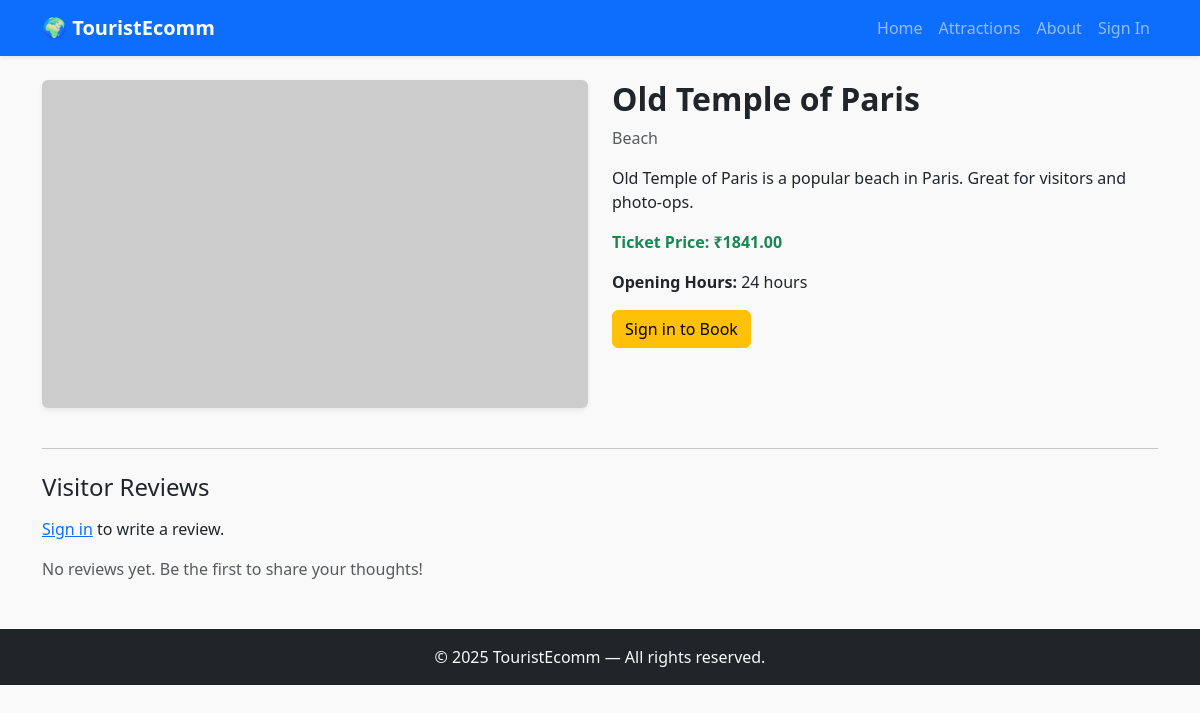
The app's page /attractions/old-temple-of-paris-54/ with its own data.
### store/models.py (models this page shows)
class Attraction(models.Model):
    name = models.CharField(max_length=200)
    slug = models.SlugField(max_length=240, unique=True)
    region = models.ForeignKey(Region, on_delete=models.SET_NULL, null=True, blank=True)
    category = models.CharField(max_length=100, blank=True)
    description = models.TextField(blank=True)
    ticket_price = models.DecimalField(max_digits=8, decimal_places=2, default=0.00)
    image_url = models.URLField(blank=True)
    latitude = models.DecimalField(max_digits=9, decimal_places=6, null=True, blank=True)
    longitude = models.DecimalField(max_digits=9, decimal_places=6, null=True, blank=True)
    opening_hours = models.CharField(max_length=200, blank=True)
    available = models.BooleanField(default=True)
    created_at = models.DateTimeField(auto_now_add=True)

### store/views.py (the view)
# urls.py: path('attractions/<slug:slug>/', views.attraction_detail, name='attraction_detail'),
def attraction_detail(request, slug):
    attraction = Attraction.objects.get(slug=slug)
    reviews = Review.objects.filter(attraction=attraction)
    if request.method == 'POST' and request.user.is_authenticated:
        content = request.POST.get('review')
        Review.objects.create(user=request.user, attraction=attraction, content=content)
        messages.success(request, "Review added successfully!")
        return redirect('attraction_detail', slug=slug)
    return render(request, 'store/attraction_detail.html', {'attraction': attraction, 'reviews': reviews})

### store/templates/store/attraction_detail.html (shortened to what this page needs)
{% extends 'store/base.html' %}  {% block content %}
<div class="row mb-4">
  <div class="col-md-6">
    <img
      src="{{ attraction.image_url }}"
      class="img-fluid rounded shadow-sm mb-3"
      alt="{{ attraction.name }}"
    />
  </div>
  <div class="col-md-6">
    <h2 class="fw-bold">{{ attraction.name }}</h2>
    <p class="text-muted">{{ attraction.category }}</p>
    <p>{{ attraction.description }}</p>
    <p class="fw-bold text-success">
      Ticket Price: ₹{{ attraction.ticket_price }}
    </p>
    <p><strong>Opening Hours:</strong> {{ attraction.opening_hours }}</p>
    {% if user.is_authenticated %}
    <a
      href="{% url 'book_attractions' attraction.slug %}"
      class="btn btn-success"
      >Book Now</a
    >
    {% else %}
    <a
      href="{% url 'signin' %}?next={% url 'book_attractions' attraction.slug %}"
      class="btn btn-warning"
      >Sign in to Book</a
    >
    {% endif %}
  </div>
</div>
<hr />
<div class="mt-4">
  <h4 class="mb-3">Visitor Reviews</h4>
  {% if user.is_authenticated %}
  <form method="post" class="mb-4">
    {% csrf_token %}
    <div class="mb-3">
      <textarea
        name="review"
        rows="3"
        class="form-control"
        placeholder="Share your experience..."
        required
      ></textarea>
    </div>
    <button class="btn btn-primary">Submit Review</button>
  </form>
  {% else %}
  <p><a href="{% url 'signin' %}">Sign in</a> to write a review.</p>
  {% endif %} {% for r in reviews %}
  <div class="card mb-3 shadow-sm">
    <div class="card-body">
      <h6 class="card-title mb-1 text-primary">{{ r.user.username }}</h6>
      <p class="card-text">{{ r.content }}</p>
      <p class="text-muted mb-0">
        <small>Posted on {{ r.created_at|date:"M d, Y H:i" }}</small>
      </p>
    </div>
  </div>
  {% empty %}
  <p class="text-muted">No reviews yet. Be the first to share your thoughts!</p>
  {% endfor %}
</div>
{% endblock %}

### store/templates/store/base.html (style rules this page uses)
body { background-color: #f9f9f9; }

### records on screen
Attraction: name "Old Temple of Paris", category "Beach", description "Old Temple of Paris is a popular beach in Paris. Great for visitors and photo-ops.", ticket_price "1841.00", opening_hours "24 hours"
